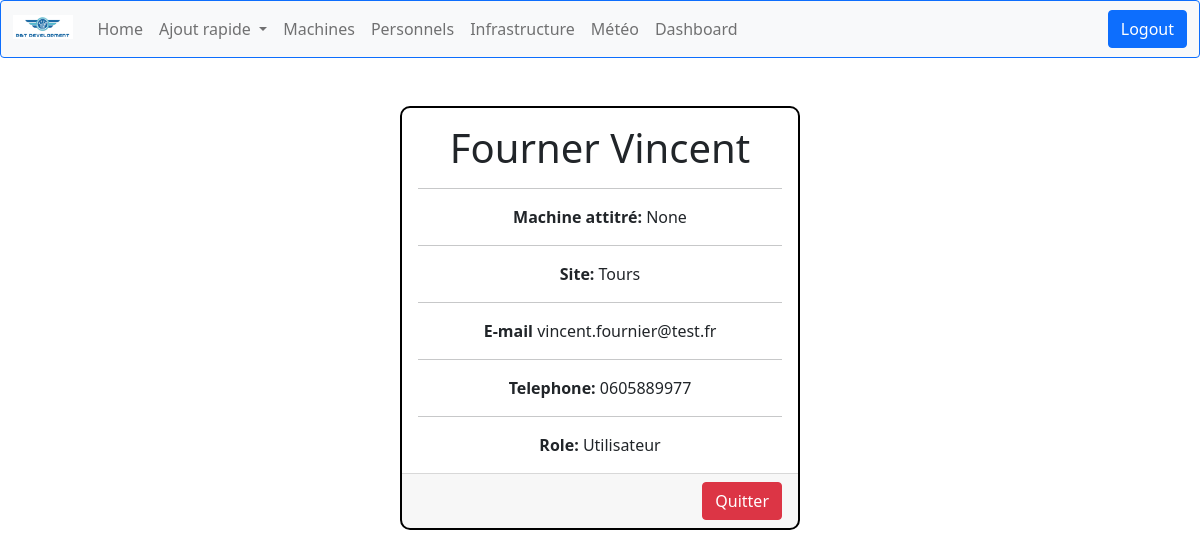
/personnels/1 (signed in), run on an earlier commit of the app's database.
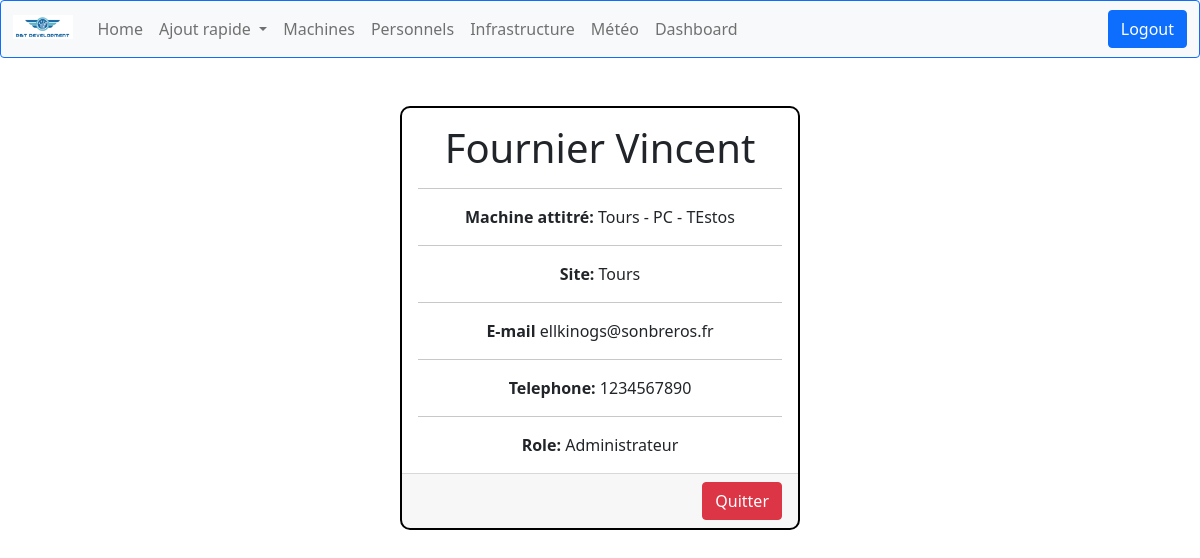
And on a later commit of the database.
### computerApp/models.py (models this page shows, shortened)
class Personnel(models.Model):
    id = models.AutoField(primary_key=True, editable=False)
    nom = models.CharField(max_length=50)
    prenom = models.CharField(max_length=50)
    GENRE = (
        ('Mr', 'Homme'),
        ('Mme', 'Femme'),
    )
    SITE = (
        ('Tours', 'Tours'),
        ('Paris', 'Paris')
    )
    ROLE = (
        ('Utilisateur', 'Utilisateur'),
        ('Administrateur', 'Administrateur')
    )
    telephone = models.CharField(
        max_length=10,
        validators=[MaxValueValidator(10)],
        default='None'
    )
    email = models.EmailField(blank=True, default='None')
    genre = models.CharField(max_length=32, choices=GENRE, default='Homme')
    site = models.CharField(max_length=15, choices=SITE, default='Paris')
    role = models.CharField(max_length=15, choices=ROLE, default='Utilisateur')
    machine = models.OneToOneField('Machine', on_delete=models.SET_NULL, null=True, blank=True,default='None',
                                   related_name='personnel_attitre')

class Machine(models.Model):
    TYPE = (
        ('PC', 'Windows'),
        ('Mac', 'MacOS'),
        ('Serveur', 'Serveur'),
        ('Switch', 'Switch'),
    )
    id = models.AutoField(primary_key=True, editable=False)
    nom = models.CharField(max_length=30)
    creation_date = models.DateTimeField(auto_now_add=True)
    maintenance_date = models.DateTimeField(null=True, blank=True)
    mach = models.CharField(max_length=32, choices=TYPE, default='PC')
    address_ip = models.GenericIPAddressField(
        protocol='IPv4',
        validators=[
            RegexValidator(
                regex=r'^(?!0\.0\.0\.0$)'
            ),
            validate_ipv4_address
        ],
        unique=True,
        default='0.0.0.0'
    )
    SITE = (
        ('Tours', 'Tours'),
        ('Paris', 'Paris')
    )
    site = models.CharField(max_length=10, choices=SITE, default='Paris')
    personnel = models.OneToOneField('Personnel', on_delete=models.SET_NULL, null=True, blank=True,
                                     related_name='machine_attitre')
    administrateur = models.ForeignKey(
        'Personnel',
        on_delete=models.SET_NULL,
        null=True,
        blank=True,
        related_name='administrateur_machines',
        limit_choices_to=Q(role='Administrateur') & Q(site=models.F('site'))
    )
    def __str__(self):
        return f"{self.site} - {self.mach} - {self.nom}"

### computerApp/views.py (the view)
# urls.py: path('personnels/<pk>',views.personnel_detail_view, name = 'personnel-detail'),
@login_required
def personnel_detail_view(request, pk ):
  personnel = get_object_or_404( Personnel , id = pk)
  context = { 'personnel': personnel}
  return render(request, 'computerApp/personnel_detail.html', context)

### computerApp/templates/computerApp/personnel_detail.html
{% extends "index.html" %}
{% block content %}
<div class="card text-center mx-auto mt-5" style="max-width: 400px; border: 2px solid black; border-radius: 10px;">
  <div class="card-body">
    <h1 class="card-title">{{ personnel.nom }}  {{personnel.prenom}}</h1>
    <hr class="nav-border">
    <p class="card-text"><strong>Machine attitré:</strong> {{ personnel.machine }}</p>
    <hr class="nav-border">
    <p class="card-text"><strong>Site:</strong> {{ personnel.site }}</p>
    <hr class="nav-border">
    <p class="card-text"><strong>E-mail</strong> {{ personnel.email }}</p>
    <hr class="nav-border">
    <p class="card-text"><strong>Telephone:</strong> {{ personnel.telephone }}</p>
    <hr class="nav-border">
    <p class="card-text"><strong>Role:</strong> {{ personnel.role }}</p>
  </div>
  <div class="card-footer text-end">
    <a href="{% url 'personnels' %}" class="btn btn-danger">Quitter</a>
  </div>
</div>
{% endblock %}

What changed in the data, as far as the page shows it:
changed Personnel "Vincent": nom "Fourner" → "Fournier"; machine "None" → "Tours - PC - TEstos"; email "vincent.fournier@test.fr" → "ellkinogs@sonbreros.fr"; telephone "0605889977" → "1234567890"; role "Utilisateur" → "Administrateur"
